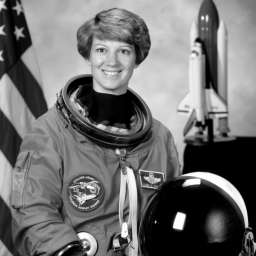
#> input picture Lab 1/images/lena_gray_256.tif, 256 x 256 px, found by its file name
$ jupyter execute --allow-errors Lab2.ipynb
#> lines starting #> are read from the running program, lines starting #| are printed output that depends on the picture; after the words box and inside, x2 and y2 are one past the last pixel; in counts of white or black regions, pixels touching at a corner belong together
#> further down, original_image is the input picture: shape (256, 256); min 0, max 254, mean 112.2
[cell 1]
import cv2
import numpy as np
import matplotlib.pyplot as plt
import requests

[cell 2]
def sample_image(image, factor):
    """
    Downsamples the image by the given factor.
    Args:
        image (numpy array): Original image.
        factor (int): Factor by which to downsample.
    Returns:
        numpy array: Downsampled image.
    """
#> called with factor = 4
    height, width = image.shape[:2]
#> height = 256; width = 256
    sampled_image = cv2.resize(image, (width // factor, height // factor), interpolation=cv2.INTER_NEAREST)
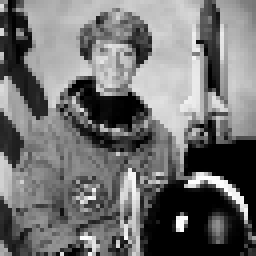
#> sampled_image: shape (64, 64) (shown 4 times larger); min 0, max 254, mean 113.1
    return sampled_image

[cell 3]
def quantize_image(image, levels):
    """
    Reduces the number of grayscale levels in the image.
    Args:
    image (numpy array): Original image.
    levels (int): Number of grayscale levels.
    Returns:
    numpy array: Quantized image.
    """
#> called with levels = 4
    quantized_image = np.floor(image / (256 // levels)) * (256 //
    levels)
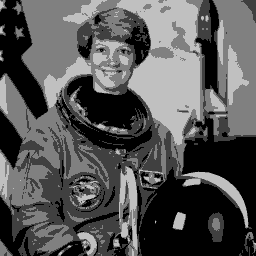
#> quantized_image: shape (256, 256) float64; min 0, max 192, mean 85.9
    quantized_image = quantized_image.astype(np.uint8)
    return quantized_image

[cell 4]
np.floor(np.array([10, 12, 20, 40, 69, 67, 80, 90, 130, 140, 150]) / (256 // 4)) * (256 // 4)

[cell 5]
def plot_images(original, sampled, quantized, factor=None):
    """
    Plots the original, sampled, and quantized images side by side.
    Args:
    original (numpy array): Original image.
    sampled (numpy array): Sampled image.
    quantized (numpy array): Quantized image.
    """
    plt.figure(figsize=(12, 4))
    plt.subplot(1, 3, 1)
    plt.imshow(original, cmap='gray')
    plt.title('Original Image')
    plt.axis('off')
    plt.subplot(1, 3, 2)
    plt.imshow(sampled, cmap='gray')
    plt.title('Sampled Image')
    plt.axis('off')
    plt.subplot(1, 3, 3)
    plt.imshow(quantized, cmap='gray')
    plt.title('Quantized Image')
    plt.axis('off')

    if factor:
        plt.suptitle(f'Factor = {factor}', fontsize=16)

    plt.show()
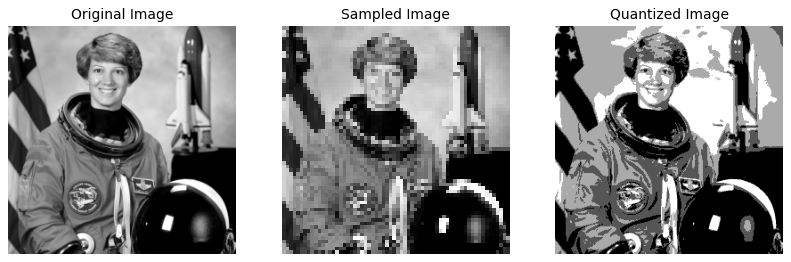
#> figure drawn by matplotlib, 3 panels

[cell 6]
# Parameters
sampling_factor=4
quantization_levels=4

# Use the raw GitHub URL
url = "https://raw.githubusercontent.com/ashish-kmr/BTP_inpaint/master/lena_gray_256.tif"
resp = requests.get(url)
original_image = cv2.imdecode(np.frombuffer(resp.content, np.uint8), cv2.IMREAD_GRAYSCALE)

if original_image is None:
    print(f"Error: Unable to load image from URL")

# Sample and quantize
sampled_image = sample_image(original_image, sampling_factor)
quantized_image = quantize_image(original_image, quantization_levels)

# Plot results
plot_images(original_image, sampled_image, quantized_image)

[cell 7]
for i in [1, 2, 3, 4, 5, 10, 15, 20]:
  # Parameters
  sampling_factor=i
  quantization_levels=i

  # original_image = cv2.imdecode(np.frombuffer(resp.content, np.uint8), cv2.IMREAD_GRAYSCALE)

  # Sample and quantize
  sampled_image = sample_image(original_image, sampling_factor)
  quantized_image = quantize_image(original_image, quantization_levels)

  # Plot results
  plot_images(original_image, sampled_image, quantized_image, factor=i)
#> this loop made 8 passes
#> pass 1, in plot_images (call 2), `plt.show()`:
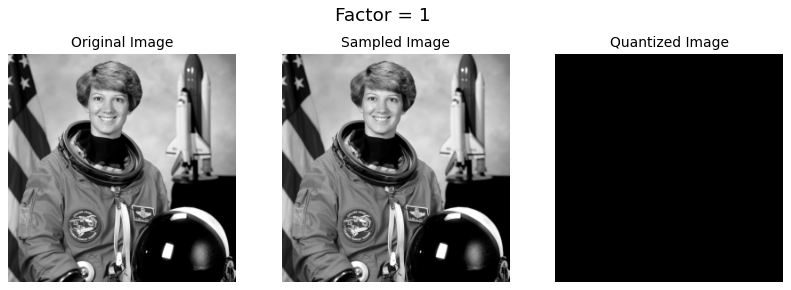
#> figure drawn by matplotlib, 3 panels
#> pass 2, in sample_image (call 3), `sampled_image = cv2.resize(image, (width // factor, height // factor),..`:
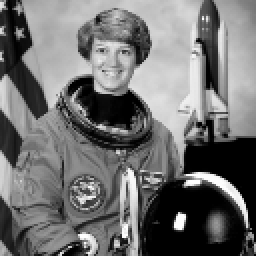
#> sampled_image: shape (128, 128) (shown 2 times larger); min 0, max 254, mean 112.5
#> pass 2, in quantize_image (call 3), `quantized_image = np.floor(image / (256 // levels)) * (256 // levels)`:
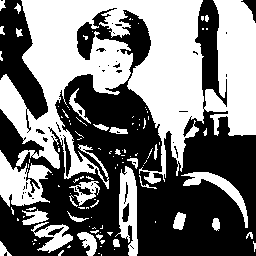
#> quantized_image: shape (256, 256) float64; values 0 (black) and 128 (white), 47.4% white; 113 white regions (84 under 20 px), largest, box (x1, y1, x2, y2) and area: (0, 0, 256, 189) 24541, (0, 150, 52, 207) 1576, (115, 166, 138, 256) 1139
#> pass 2, in plot_images (call 3), `plt.show()`:
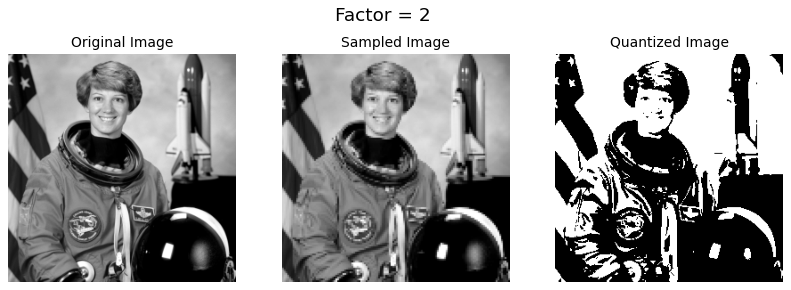
#> figure drawn by matplotlib, 3 panels

$ run again, with Lab 1/new_image.jpg saved as Lab 1/images/lena_gray_256.tif
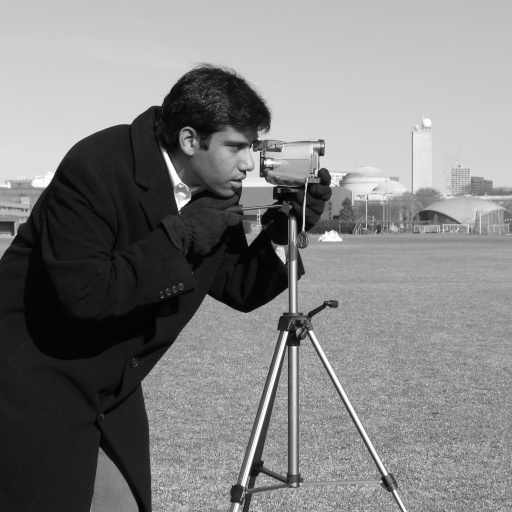
#> input picture Lab 1/new_image.jpg, 512 x 512 px, found by its file name
#> original_image is the input picture: shape (512, 512); min 0, max 255, mean 129.1
#> the loop `for i in [1, 2, 3, 4, 5, 10, 15, 20]:` made 8 passes
#> pass 2, in quantize_image (call 3), `quantized_image = np.floor(image / (256 // levels)) * (256 // levels)`:
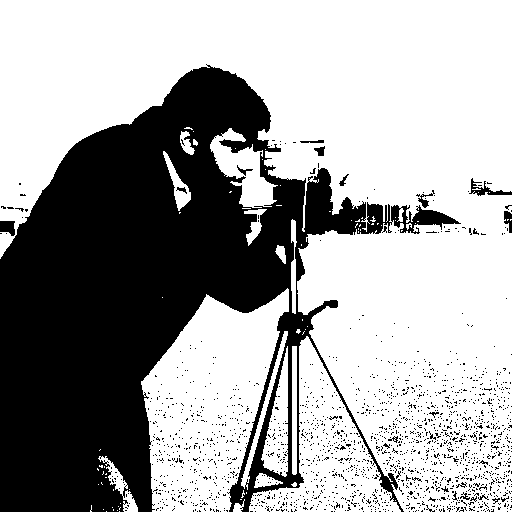
#> quantized_image: shape (512, 512) float64; values 0 (black) and 128 (white), 64.2% white; 1828 black regions (1809 under 20 px), largest, box (x1, y1, x2, y2) and area: (0, 64, 461, 512) 88537, (469, 178, 512, 196) 238, (0, 221, 15, 236) 177
#> pass 2, in plot_images (call 3), `plt.show()`:
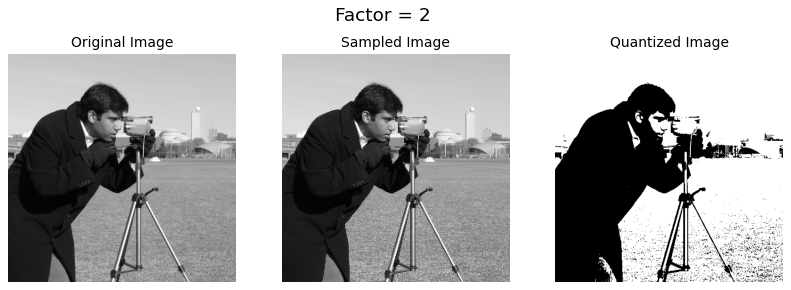
#> figure drawn by matplotlib, 3 panels
